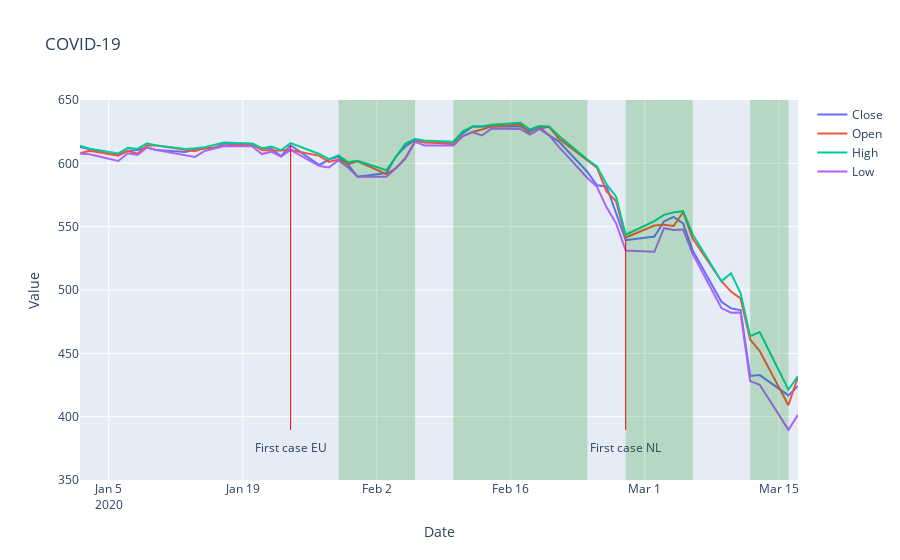

The code cell stored with this chart in its notebook:
### Markdown cell above
# Analysis of stock crash
We compare the graph for the crash with 2001 and 2008 for the dot.com bubble and the 2008 market crash

### Code cell
##### For Covid-19
#### check AEX Stocks from 01-01-2020 till today.

## options are: 'Close', 'Open', 'High', 'Low', 'day_diff', 'winloss'
option_list = ['Close', 'Open', 'High', 'Low']
title = 'COVID-19'
fig, AEX_s = plot_period_stocks(AEX, '2020-01-01', datetime.today().__format__(date_format), option_list, title)
fig = plot_line_in_fig(fig, AEX_s, '2020-01-24', 'First case EU')
fig = plot_line_in_fig(fig, AEX_s, '2020-02-28', 'First case NL')
fig = plot_shape_in_fig(fig, '2020-01-29', '2020-02-06', high=650)
fig = plot_shape_in_fig(fig, '2020-02-10', '2020-02-24', high=650)
fig = plot_shape_in_fig(fig, '2020-02-28', '2020-03-06', high=650)
fig = plot_shape_in_fig(fig, '2020-03-12', '2020-03-16', high=650)

fig
